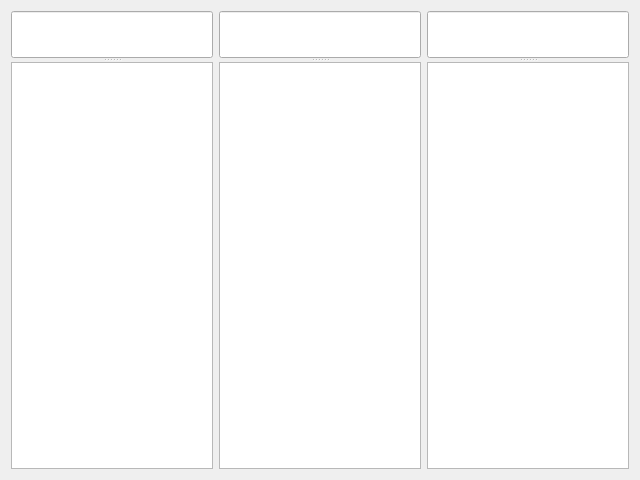
<?xml version="1.0" encoding="UTF-8"?>
<ui version="4.0">
 <class>Form</class>
 <widget class="QWidget" name="Form">
  <property name="geometry">
   <rect>
    <x>0</x>
    <y>0</y>
    <width>640</width>
    <height>480</height>
   </rect>
  </property>
  <property name="windowTitle">
   <string>Form</string>
  </property>
  <layout class="QHBoxLayout" name="horizontalLayout">
   <item>
    <widget class="QSplitter" name="splitter">
     <property name="orientation">
      <enum>Qt::Orientation::Vertical</enum>
     </property>
     <widget class="QLineEdit" name="lineEdit">
      <property name="readOnly">
       <bool>true</bool>
      </property>
     </widget>
     <widget class="QTextBrowser" name="textBrowser"/>
    </widget>
   </item>
   <item>
    <widget class="QSplitter" name="splitter_2">
     <property name="orientation">
      <enum>Qt::Orientation::Vertical</enum>
     </property>
     <widget class="QLineEdit" name="lineEdit_2">
      <property name="readOnly">
       <bool>true</bool>
      </property>
     </widget>
     <widget class="QTextBrowser" name="textBrowser_2"/>
    </widget>
   </item>
   <item>
    <widget class="QSplitter" name="splitter_3">
     <property name="orientation">
      <enum>Qt::Orientation::Vertical</enum>
     </property>
     <widget class="QLineEdit" name="lineEdit_3">
      <property name="readOnly">
       <bool>true</bool>
      </property>
     </widget>
     <widget class="QTextBrowser" name="textBrowser_3"/>
    </widget>
   </item>
  </layout>
 </widget>
 <resources/>
 <connections/>
</ui>
